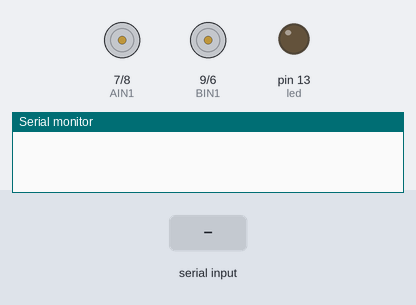
Simulated run of this sketch. Board: Arduino Uno, built with avr-gcc and run on an emulated ATmega328P. Shown: motor-driver pin pairs drawn as motors (green arrow = first pin HIGH = forward, orange = second pin HIGH = backward, longer = more drive), output pins drawn as LEDs (lit = HIGH), the last lines printed to the serial monitor. Inputs (shaded band) come from the test bench.

Above: at 1.2 s.
1.3 s: "w" received over Serial
At 2.5 s:
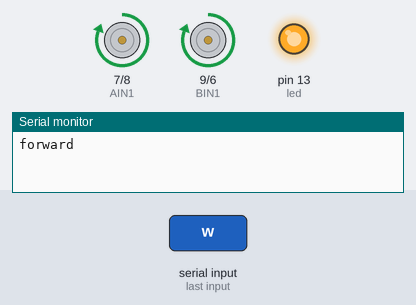
4.3 s: "s" received over Serial
At 4.8 s:
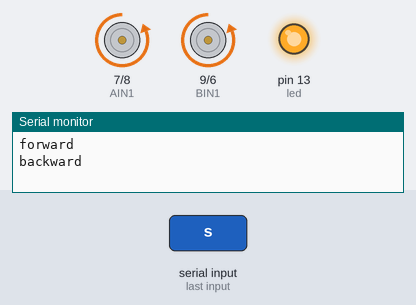
7.3 s: "a" received over Serial
At 7.7 s:
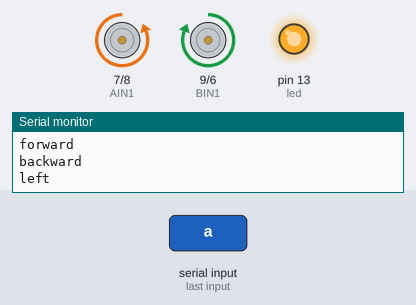
9.3 s: "d" received over Serial
At 9.7 s:
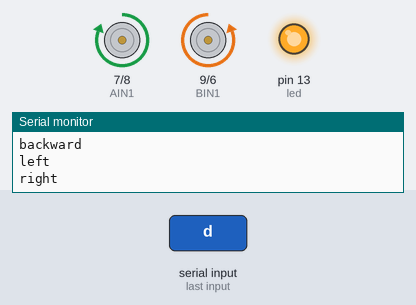
Timing chart, 0 to 12.3 s (numbered marks = the images above; inputs shaded):
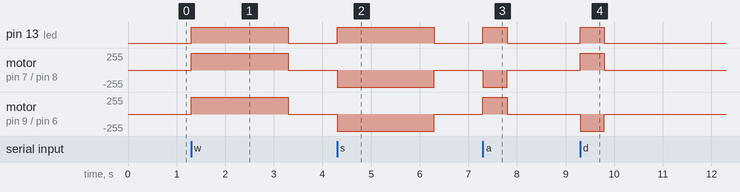

The sketch:

serialsteer.ino
```cpp
int led = 13;
int AIN1 = 7;
int AIN2 = 8;
int BIN1 = 9;
int BIN2 = 6;

void setup() {
  pinMode (led, OUTPUT);
  pinMode(AIN1, OUTPUT);
  pinMode(AIN2, OUTPUT);
  pinMode(BIN1, OUTPUT);
  pinMode(BIN2, OUTPUT);
  Serial.begin(19200);
}

void forward() {
  digitalWrite(led, HIGH);
  digitalWrite(AIN1, HIGH);
  digitalWrite(AIN2, LOW);
  digitalWrite(BIN1, HIGH);
  digitalWrite(BIN2, LOW);
}

void backward() {
  digitalWrite(led, HIGH);
  digitalWrite(AIN1, LOW);
  digitalWrite(AIN2, HIGH);
  digitalWrite(BIN1, LOW);
  digitalWrite(BIN2, HIGH);
}

void left() {
  digitalWrite(led, HIGH);
  digitalWrite(AIN1, LOW);
  digitalWrite(AIN2, HIGH);
  digitalWrite(BIN1, HIGH);
  digitalWrite(BIN2, LOW);
}

void right() {
  digitalWrite(led, HIGH);
  digitalWrite(AIN1, HIGH);
  digitalWrite(AIN2, LOW);
  digitalWrite(BIN1, LOW);
  digitalWrite(BIN2, HIGH);
}

void stop() {
  digitalWrite(led, LOW);
  digitalWrite(AIN1, LOW);
  digitalWrite(AIN2, LOW);
  digitalWrite(BIN1, LOW);
  digitalWrite(BIN2, LOW);
}


void loop() {
  char c = Serial.read();

  if (c == 'w') {
    Serial.println("forward");
    forward();
    delay(2000);
    stop();
  }

  if (c == 's') {
    Serial.println("backward");
    backward();
    delay(2000);
    stop();
  }

  if (c == 'a') {
    Serial.println("left");
    left();
    delay(500);
    stop();
  }

  if (c == 'd') {
    Serial.println("right");
    right();
    delay(500);
    stop();
  }  }
```

Measured:
- after the input at 1.3 s, pin 13 (led): LOW → HIGH at once, → LOW 2.0 s later; motor on pin 7 (AIN1) / pin 8 (AIN2), motor on pin 9 (BIN1) / pin 6 (BIN2): stopped → forward 255/255 at once, → stopped 2.0 s later
- after the input at 4.3 s, pin 13 (led): LOW → HIGH at once, → LOW 2.0 s later; motor on pin 7 (AIN1) / pin 8 (AIN2), motor on pin 9 (BIN1) / pin 6 (BIN2): stopped → backward 255/255 at once, → stopped 2.0 s later
- after the input at 7.3 s, pin 13 (led): LOW → HIGH at once, → LOW 0.50 s later; motor on pin 7 (AIN1) / pin 8 (AIN2): stopped → backward 255/255 at once, → stopped 0.50 s later; motor on pin 9 (BIN1) / pin 6 (BIN2): stopped → forward 255/255 at once, → stopped 0.50 s later
- after the input at 9.3 s, pin 13 (led): LOW → HIGH at once, → LOW 0.50 s later; motor on pin 7 (AIN1) / pin 8 (AIN2): stopped → forward 255/255 at once, → stopped 0.50 s later; motor on pin 9 (BIN1) / pin 6 (BIN2): stopped → backward 255/255 at once, → stopped 0.50 s later
